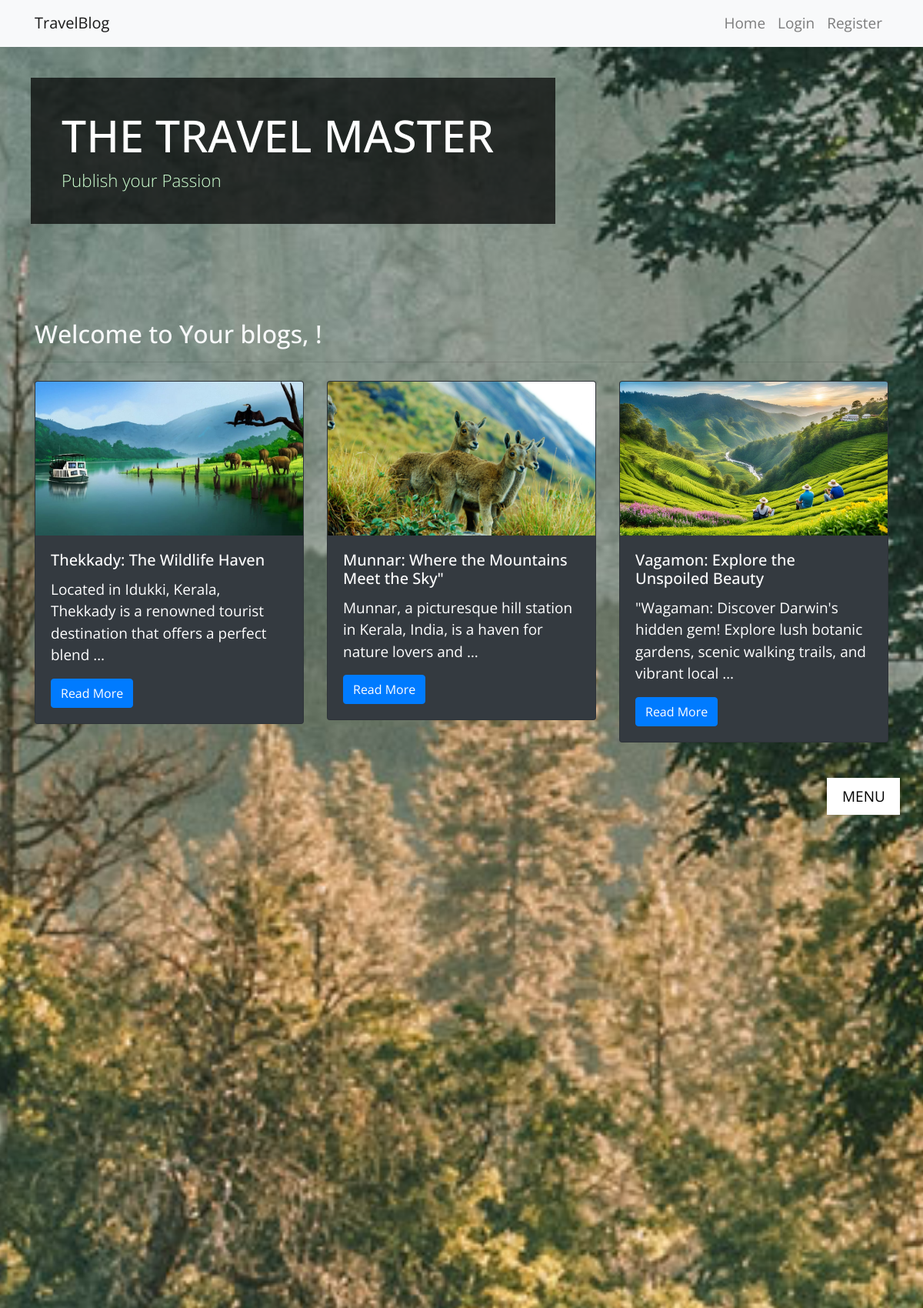
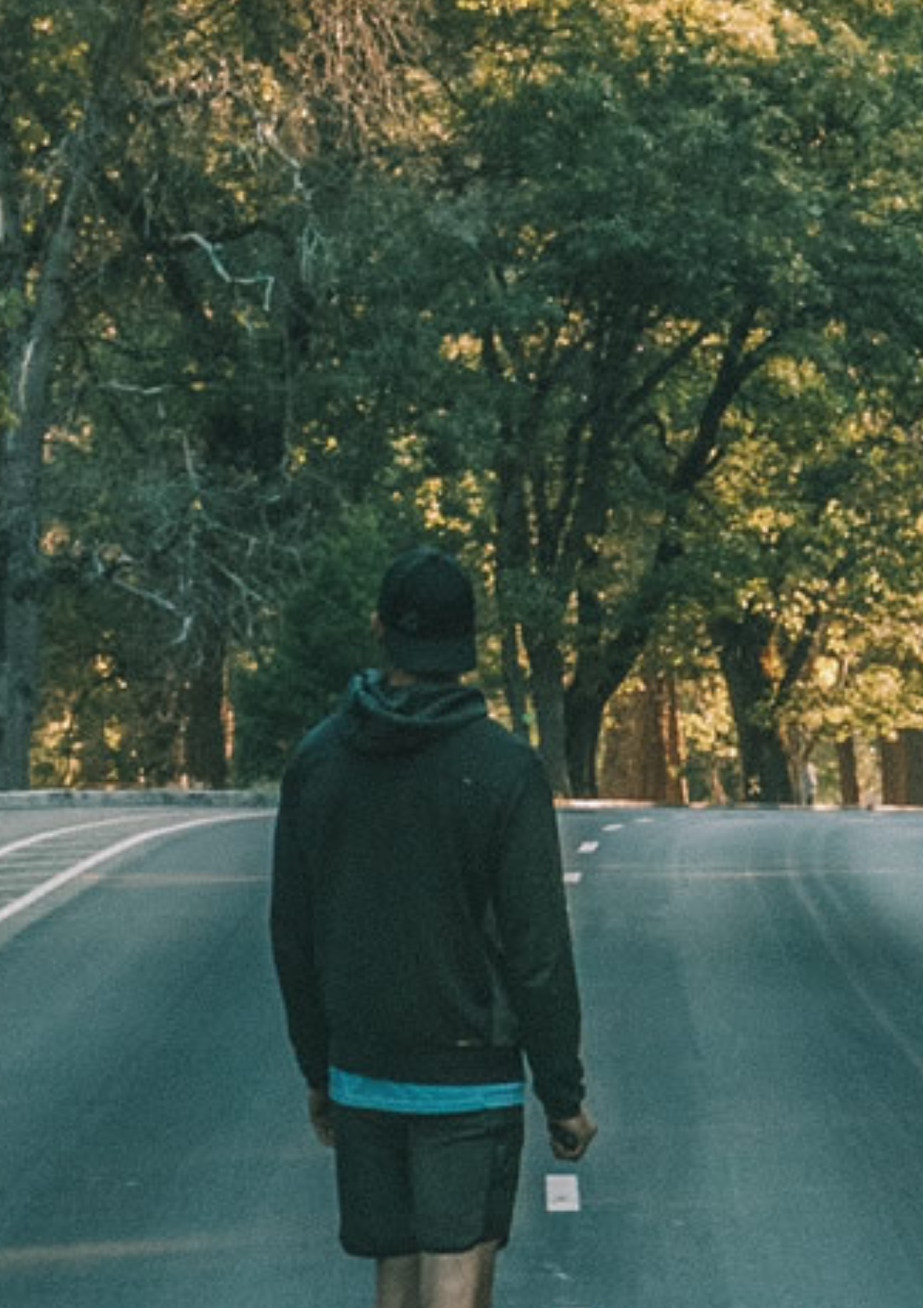
The page / (upper part) on the database its author committed (2 pictures, top to bottom).
### adminpanel/models.py (models this page shows, shortened)
class Blog(models.Model):
    DRAFT = 'draft'
    PUBLISHED = 'published'
    STATUS_CHOICES = [
        (DRAFT, 'Draft'),
        (PUBLISHED, 'Published'),
    ]
    title = models.CharField(max_length=200)
    content = models.TextField()
    blog_image = models.ImageField(upload_to='blog_images/', null=True, blank=True)
    author = models.ForeignKey(User, on_delete=models.CASCADE,related_name='blogs')
    created_at = models.DateTimeField(default=timezone.now)
    updated_at = models.DateTimeField(auto_now=True)
    status = models.CharField(max_length=10, choices=STATUS_CHOICES, default=DRAFT)
    is_visible = models.BooleanField(default=True)

### sitevisitor/views.py (the view)
# urls.py: 2. Add a URL to urlpatterns:  path('', views.home, name='home')
def home(request):
    blogs = Blog.objects.filter(status='publish', author__is_active=True)
    return render(request, 'sitevisitor/home.html', {'blogs': blogs})

### sitevisitor/templates/sitevisitor/home.html (shortened to what this page needs)
{% extends 'sitevisitor/site_base.html' %}
{% load static %}
{% block content %}
<div class="container mt-4">
    <h2 class="text-light">Welcome to Your blogs, {{ user.username }}!</h2>
    <hr class="text-light">
    <div class="mt-4">
        <div class="row">
            {% if blogs %}
                {% for blog in blogs %}
                <div class="col-md-4 mb-3">
                    <div class="card bg-dark text-white">
                        <img src="{{ blog.blog_image.url }}" class="card-img-top" alt="{{ blog.title }}" style="height: 200px; object-fit: cover;">
                        <div class="card-body">
                            <h5 class="card-title text-white">{{ blog.title }}</h5>
                            <p class="card-text text-white">{{ blog.content|truncatewords:15 }}</p>
                            <a href="{% url 'userpanel:view_blog' blog.id %}" class="btn btn-primary">Read More</a>
                        </div>
                    </div>
                </div>
                {% endfor %}
            {% else %}
                <p class="text-light">You haven't posted any blogs yet. Start by <a href="{% url 'userpanel:add_blog' %}" class="text-primary">adding a new blog</a>.</p>
            {% endif %}
        </div>
    </div>
</div>
{% endblock %}
{% load static %}

### sitevisitor/templates/sitevisitor/site_base.html (shortened to what this page needs)
{% load static %}
<!DOCTYPE html>
<html lang="en">
<head>
    <link href="{% static 'css/bootstrap.min.css' %}" rel="stylesheet">
</head>
<body>
    <header>
        <nav class="navbar navbar-expand-lg navbar-light bg-light">
            <div class="container">
                <a class="navbar-brand" href="{% url 'home' %}">TravelBlog</a>
                <div class="collapse navbar-collapse" id="navbarNav">
                    <ul class="navbar-nav ml-auto">
                        <li class="nav-item">
                            <a class="nav-link" href="{% url 'sitevisitor:home' %}">Home</a>
                        </li>
                        <li class="nav-item">
                            <a class="nav-link" href="{% url 'login' %}">Login</a>
                        </li>
                        <li class="nav-item">
                            <a class="nav-link" href="{% url 'registration' %}">Register</a>
                        </li>
                    </ul>
                </div>
            </div>
        </nav>
    </header>
    <header class="tm-site-header-box tm-bg-dark">
      <h1 class="tm-site-title">The Travel Master</h1>
      <p class="mb-0 tm-site-subtitle">Publish your Passion </p>
    </header>
    <main>
        {% block content %}
        {% endblock %}
    </main>
</body>
</html>
<!DOCTYPE html>
<html lang="en">
<head>
  <link rel="stylesheet" href="{% static 'admin_dashboard/css/bootstrap.min.css' %}">
  <link rel="stylesheet" href="{% static 'admin_dashboard/slick/slick.css' %}">
  <link rel="stylesheet" href="{% static 'admin_dashboard/slick/slick-theme.css' %}">
  <link rel="stylesheet" href="{% static 'admin_dashboard/css/magnific-popup.css' %}">
  <link rel="stylesheet" href="{% static 'admin_dashboard/css/tooplate-style.css' %}">
</head>
<body>
  <div class="tm-main-container">
    <div class="tm-top-container">
      <nav id="tmNav" class="tm-nav">
        <a class="tm-navbar-menu" href="#">Menu</a>
      </nav>
    <div class="container-fluid">
      <div class="row">
        <div class="col-md-12">
          <div class="tm-content">
          </div>
        </div>
      </div>
    </div>
  </div>
</body>
</html>

### static/admin_dashboard/css/tooplate-style.css (style rules this page uses)
* { margin: 0; padding: 0; }
body { font-family: "Open Sans", Helvetica, Arial, sans-serif; font-size: 19px; color: #ffffff; overflow-x: hidden; background: #25332e; }
a { transition: all 0.2s; }
.tm-main-container { position: relative; height: 100%; }
.tm-top-container { display: flex; flex-direction: row-reverse; align-items: flex-start; justify-content: space-between; }
.tm-navbar-menu { display: block; color: black; background: white; padding: 10px 20px; margin-bottom: 18px; width: 95px; margin-right: 0; margin-left: auto; text-align: center; }
.tm-nav { margin: 30px; text-transform: uppercase; }
.tm-bg-dark { background: rgba(0, 0, 0, 0.7); }
.tm-site-header-box { display: inline-block; padding: 40px 80px 40px 40px; margin: 40px 40px 100px; }
.tm-site-title { font-size: 3.6rem; text-transform: uppercase; }
.tm-site-subtitle { color: #cdffd0; font-size: 1.4rem; font-weight: 300; }
.tm-content { padding-bottom: 50px; display: flex; justify-content: flex-end; width: 100%; }

### rows shown on the page
Blog: blog_image (picture), title "Thekkady: The Wildlife Haven", content "Located in Idukki, Kerala, Thekkady is a renowned tourist destination that offers a perfect blend …"
Blog: blog_image (picture), title "Munnar: Where the Mountains Meet the Sky\"", content "Munnar, a picturesque hill station in Kerala, India, is a haven for nature lovers and …"
Blog: blog_image (picture), title "Vagamon: Explore the Unspoiled Beauty", content "\"Wagaman: Discover Darwin's hidden gem! Explore lush botanic gardens, scenic walking trails, and vibrant local …"
